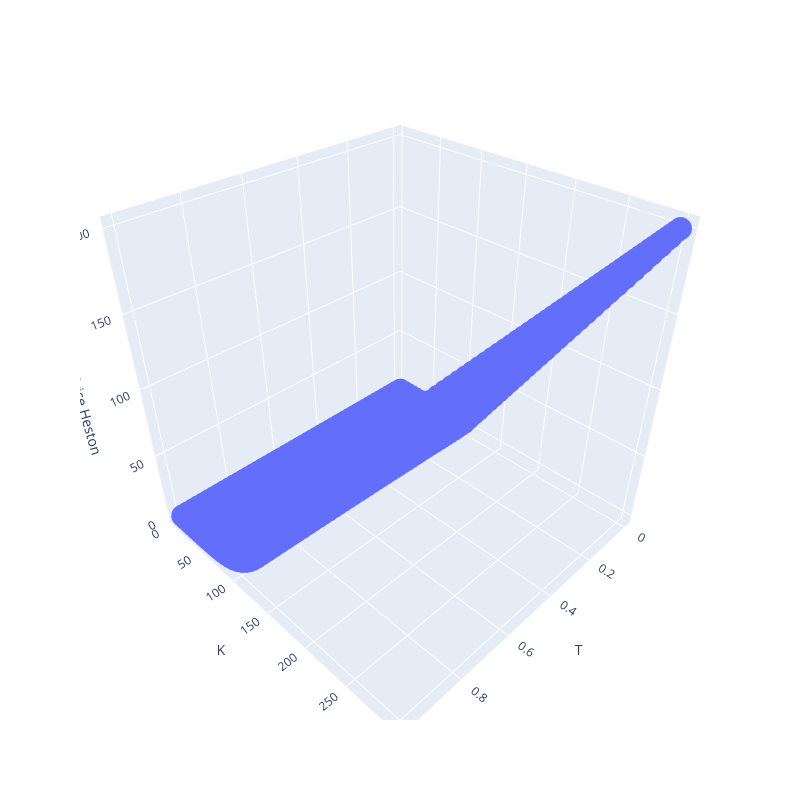

Write notebook code for a chart like this one.
### Code cell
results2 = pd.DataFrame(results)
results2

fig = px.scatter_3d(results2, x='T', y='K', z='Price Heston', width=800, height=800)
fig.show()
results2

### Figure 1 — Plotly figure (JSON) as saved in the notebook; plotly's stock layout.template omitted (floating-point values rounded to 4 significant figures; data arrays with more than 128 entries replaced by an {"elided": "..."} marker saying what was removed)
{"data": [{"hovertemplate": "T=%{x}<br>K=%{y}<br>Price Heston=%{z}<extra></extra>", "legendgroup": "", "marker": {"color": "#636efa", "symbol": "circle"}, "mode": "markers", "name": "", "scene": "scene", "showlegend": false, "type": "scatter3d", "x": {"elided": "2450 float values"}, "y": {"elided": "2450 float values"}, "z": {"elided": "2450 float values"}}], "layout": {"height": 800, "legend": {"tracegroupgap": 0}, "margin": {"t": 60}, "scene": {"domain": {"x": [0, 1], "y": [0, 1]}, "xaxis": {"title": {"text": "T"}}, "yaxis": {"title": {"text": "K"}}, "zaxis": {"title": {"text": "Price Heston"}}}, "width": 800}}
